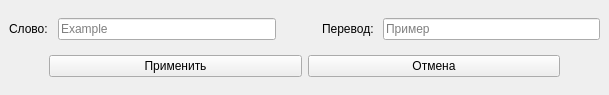
<?xml version="1.0" encoding="UTF-8"?>
<ui version="4.0">
 <class>WordEditForm</class>
 <widget class="QMainWindow" name="WordEditForm">
  <property name="geometry">
   <rect>
    <x>0</x>
    <y>0</y>
    <width>609</width>
    <height>95</height>
   </rect>
  </property>
  <property name="windowTitle">
   <string>Редактирование</string>
  </property>
  <widget class="QWidget" name="centralwidget">
   <layout class="QVBoxLayout" name="verticalLayout">
    <item>
     <layout class="QHBoxLayout" name="horizontalLayout">
      <item>
       <widget class="QLabel" name="label">
        <property name="font">
         <font>
          <pointsize>9</pointsize>
         </font>
        </property>
        <property name="text">
         <string>Слово: </string>
        </property>
       </widget>
      </item>
      <item>
       <widget class="QLineEdit" name="word_en">
        <property name="placeholderText">
         <string>Example</string>
        </property>
       </widget>
      </item>
      <item>
       <spacer name="horizontalSpacer">
        <property name="orientation">
         <enum>Qt::Horizontal</enum>
        </property>
        <property name="sizeType">
         <enum>QSizePolicy::Minimum</enum>
        </property>
        <property name="sizeHint" stdset="0">
         <size>
          <width>40</width>
          <height>20</height>
         </size>
        </property>
       </spacer>
      </item>
      <item>
       <widget class="QLabel" name="label_2">
        <property name="font">
         <font>
          <pointsize>9</pointsize>
         </font>
        </property>
        <property name="text">
         <string>Перевод: </string>
        </property>
       </widget>
      </item>
      <item>
       <widget class="QLineEdit" name="word_ru">
        <property name="placeholderText">
         <string>Пример</string>
        </property>
       </widget>
      </item>
     </layout>
    </item>
    <item>
     <layout class="QHBoxLayout" name="horizontalLayout_2">
      <item>
       <spacer name="horizontalSpacer_2">
        <property name="orientation">
         <enum>Qt::Horizontal</enum>
        </property>
        <property name="sizeType">
         <enum>QSizePolicy::Preferred</enum>
        </property>
        <property name="sizeHint" stdset="0">
         <size>
          <width>40</width>
          <height>20</height>
         </size>
        </property>
       </spacer>
      </item>
      <item>
       <widget class="QPushButton" name="btn_edit">
        <property name="font">
         <font>
          <pointsize>9</pointsize>
         </font>
        </property>
        <property name="text">
         <string>Применить</string>
        </property>
       </widget>
      </item>
      <item>
       <widget class="QPushButton" name="pushButton">
        <property name="font">
         <font>
          <pointsize>9</pointsize>
         </font>
        </property>
        <property name="text">
         <string>Отмена</string>
        </property>
       </widget>
      </item>
      <item>
       <spacer name="horizontalSpacer_3">
        <property name="orientation">
         <enum>Qt::Horizontal</enum>
        </property>
        <property name="sizeType">
         <enum>QSizePolicy::Preferred</enum>
        </property>
        <property name="sizeHint" stdset="0">
         <size>
          <width>40</width>
          <height>20</height>
         </size>
        </property>
       </spacer>
      </item>
     </layout>
    </item>
   </layout>
  </widget>
 </widget>
 <resources/>
 <connections/>
</ui>
